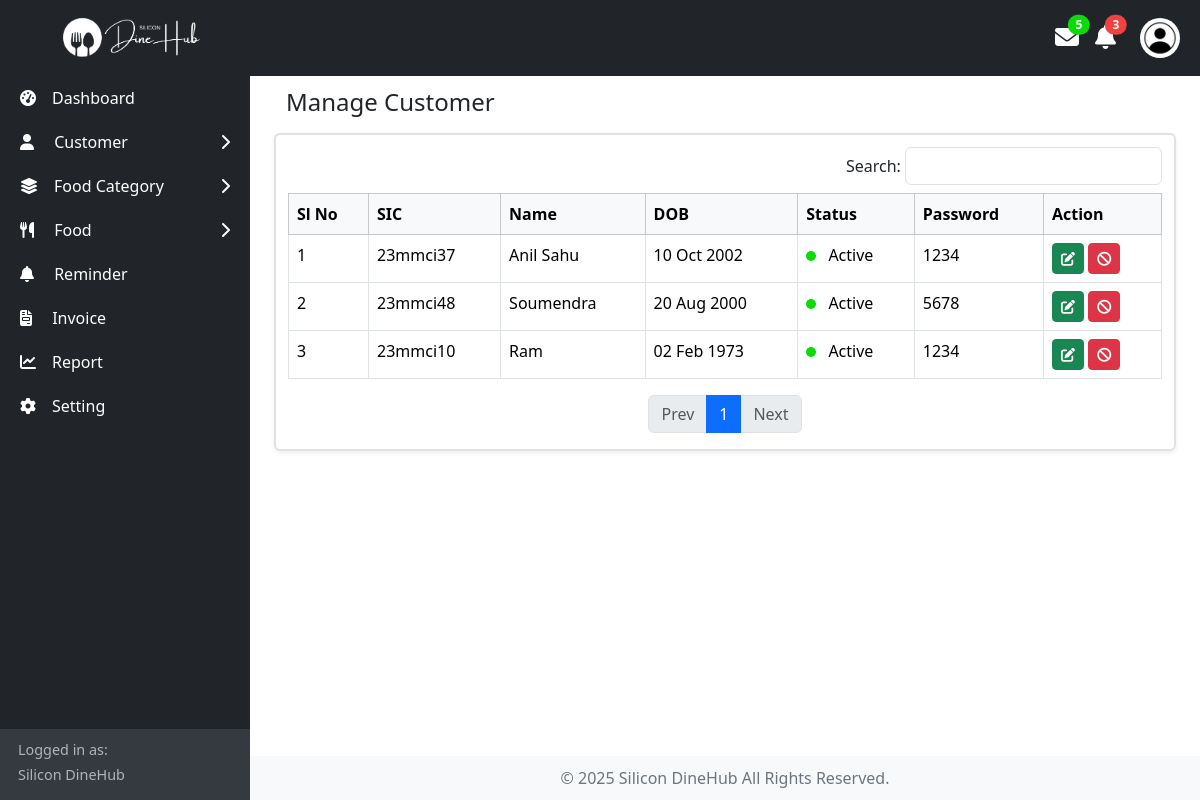
The page /admin/customerManage.php (signed in) on the database its author committed.
### tables this page shows
CREATE TABLE `student` (
  `studentID` int(11) NOT NULL,
  `sic` varchar(255) NOT NULL,
  `seID` int(11) DEFAULT NULL,
  `name` varchar(255) NOT NULL,
  `dob` date NOT NULL,
  `password` varchar(128) NOT NULL,
  `isActive` varchar(5) NOT NULL
);

### dbFunctions/studentdb.php (called while the page is built, shortened)
<?php
function getAllStudents() {
    $conn = null;
    $stmt = null;
    try {
        $conn = dbConnection();
        $stmt = $conn->prepare("SELECT * FROM student");
        $stmt->execute();
        $res = $stmt->get_result();
        if($res->num_rows>0){
            return $res;
        }else{
            return "error";
        }
    } catch (Exception $e) {
        error_log($e->getMessage());
        return "error: " . $e->getMessage();
    } finally{
        $stmt->close();
        $conn->close();
    }
}
?>

### admin/customerManage.php (the view, shortened to what this page needs)
<?php
include_once "adminNavbar.php";
require_once "../dbFunctions/studentdb.php";
?>
<section class="content w-100">
    <div class="row mt-2 ms-1 me-1">
        <h4 class="mb-3">Manage Customer</h4>
        <div class="col-md-12 border border-2 pt-1 shadow-sm rounded">
            <div class="row text-end">
                <div class="mb-2 mt-2">
                    <div>
                        Search: <input type="text" class="form-control d-inline-block w-auto" >
                    </div>
                </div>
            </div>
            <div class="d-flex justify-content-between">
                <table class="table table-bordered table-responsive" id="myTable">
                    <thead class="table-light">
                        <tr>
                            <th>Sl No</th>
                            <th>SIC</th>
                            <th>Name</th>
                            <th>DOB</th>
                            <th>Status</th>
                            <th>Password</th>
                            <th>Action</th>
                        </tr>
                    </thead>
                    <tbody>
                        <?php
                            $sl = 1;
                            $result = getAllStudents();
                            while($std = $result->fetch_assoc()){
                                ?>
                                <tr>
                                    <td><?= $sl++?></td>
                                    <td><?= $std['sic']?></td>
                                    <td><?= $std['name']?></td>
                                    <td><?= date('d M Y', strtotime($std['dob'])) ?></td>
                                    <td>
                                        <span
                                            class="d-inline-block rounded-circle me-2"
                                            style="height: 10px; width: 10px; background-color: <?= $std['isActive'] ? 'rgb(11, 218, 11)' : 'rgb(243, 64, 64)' ?>;">
                                        </span>
                                        <?= $std['isActive'] ? 'Active' : 'Block' ?>
                                    </td>
                                    <td><?= $std['password']?></td>
                                    <td>
                                        <a href="details.php?id=<?php echo $std['studentID'] ?>" class="btn btn-success btn-sm"><i class="fa-solid fa-edit"></i></a>
                                        <a href="delete.php?id=<?php echo $std['studentID'] ?>" class="btn btn-danger btn-sm" id=""deleteStudent><i class="fa-solid fa-ban"></i></a>
                                    </td>
                                </tr>
                                <?php
                            }
                        ?>
                    </tbody>
                </table>
            </div>
            <nav>
                <ul class="pagination justify-content-center" id="pagination">
                </ul>
            </nav>
        </div>
    </div>
</section>
<?php include_once "adminFooter.php"; ?>

### admin/adminNavbar.php (shortened to what this page needs)
<!DOCTYPE html>
<html lang="en">
<head>
  <link href="./../assets/bootstrap/bootstrap.min.css" rel="stylesheet" />
  <link href="./../assets/css/AdminCss/style.css" rel="stylesheet" />
  <link href="./../assets/toastr/toastr.min.css" rel="stylesheet">
</head>
<body>
  <nav class="navbar navbar-expand-lg navbar-dark bg-dark">
    <div class="container-fluid">
      <a class="navbar-brand ps-5" href="./index.php">
        <img src="../assets/images/logo.png" alt="logo" />
      </a>
      <div class="collapse navbar-collapse" id="navbarNav">
        <div class="d-flex justify-content-center align-items-center ms-auto">
          <div class="me-3 position-relative">
            <a href="#" class="text-decoration-none">
              <i class="fa-solid fa-envelope" style="font-size: 1.5rem; color: white"></i>
              <span class="position-absolute me-2 top-0 start-100 translate-middle badge rounded-pill"
                id="notification" style="background-color: rgb(11, 218, 11)">5</span>
            </a>
          </div>
          <div class="me-3 position-relative">
            <a href="#" class="text-decoration-none">
              <i class="fa-solid fa-bell" style="font-size: 1.5rem; color: white"></i>
              <span class="position-absolute me-2 top-0 start-100 translate-middle badge rounded-pill"
                id="notification" style="background-color: rgb(243, 64, 64)">3</span>
            </a>
          </div>
          <ul class="navbar-nav">
            <li class="nav-item dropdown">
              <a class="nav-link dropdown-toggle" href="#" id="navbarDropdown" role="button"
                data-bs-toggle="dropdown" aria-expanded="false">
                <img src="../assets/images/admin_Profile_image.jpg" alt="profile" class="profile-logo" />
              </a>
            </li>
          </ul>
        </div>
      </div>
    </div>
  </nav>
    <aside class="sidebar bg-dark">
      <div>
        <a href="./index.php" class="mt-3">
          <div><i class="fas fa-tachometer-alt me-3"></i>Dashboard</div>
        </a>
        <div>
          <a href="#customer" class="dropdown-toggle" data-bs-toggle="collapse" aria-expanded="false">
            <div><i class="fa-solid fa-user me-3"></i> Customer</div> <i class="fa-solid fa-chevron-right"></i>
          </a>
        </div>
        <div>
          <a href="#foodCategory" class="dropdown-toggle" data-bs-toggle="collapse" aria-expanded="false">
            <div><i class="fa-solid fa-layer-group me-3"></i>Food Category</div><i class="fa-solid fa-chevron-right"></i>
          </a>
        </div>
        <div>
          <a href="#food" class="dropdown-toggle" data-bs-toggle="collapse" aria-expanded="false">
            <div><i class="fa-solid fa-utensils me-3"></i> Food</div> <i class="fa-solid fa-chevron-right"></i>
          </a>
      </div>
      <div>
        <a href="#dashboard" class="">
          <div><i class="fa-solid fa-bell me-3"></i> Reminder</div>
        </a>
      </div>
      <div>
        <a href="#dashboard" class="">
          <div><i class="fas fa-file-invoice me-3"></i> Invoice</div>
        </a>
      </div>
      <div>
        <a href="#dashboard" class="">
          <div><i class="fas fa-chart-line me-3"></i>Report</div>
        </a>
      </div>
      <div>
        <a href="#dashboard" class="">
          <div><i class="fa-solid fa-gear me-3"></i>Setting</div>
        </a>
      </div>
    </div>
    <div class="sidebar-footer text-start">
      <div class="sidebar-footer-content ms-2">
        <p class="my-0">Logged in as:</p>
        <p class="my-1">Silicon DineHub</p>
      </div>
    </div>
  </aside>

### admin/adminFooter.php (shortened to what this page needs)
    <footer class="d-flex">
      <div class="mx-auto">&copy; <span class="currentYear"></span> Silicon DineHub All Rights Reserved.</div>
    </footer>
  </body>
</html>

### assets/css/AdminCss/style.css (style rules this page uses)
* { padding: 0; margin: 0; box-sizing: border-box; }
body { display: flex; }
.navbar { position: fixed; top: 0; left: 0; width: 100%; z-index: 1050; }
.navbar-brand img { height: 50px; }
.content { margin-left: 250px; margin-top: 60px; padding: 20px; }
.sidebar { height: 100vh; color: white; width: 250px; position: fixed; top: 0; left: 0; padding-top: 60px; display: flex; flex-direction: column; justify-content: space-between; }
.sidebar a { color: white; text-decoration: none; display: flex; align-items: center; justify-content: space-between; padding: 10px 20px; }
.sidebar-footer { text-align: center; padding: 10px; font-size: 0.9rem; background-color: #343a40; color: #adb5bd; }
.dropdown-toggle::after { display: none; }
.profile-logo { width: 40px; height: 40px; object-fit: cover; border-radius: 50%; }
footer { text-align: center; padding: 10px 0; background-color: #f8f9fa; color: #6c757d; position: fixed; bottom: 0; left: 250px; width: calc(100% - 250px); }

### rows shown on the page
student: sic "23mmci37", name "Anil Sahu", dob "10 Oct 2002", isActive "Active", password "1234"
student: sic "23mmci48", name "Soumendra", dob "20 Aug 2000", isActive "Active", password "5678"
student: sic "23mmci10", name "Ram", dob "02 Feb 1973", isActive "Active", password "1234"
